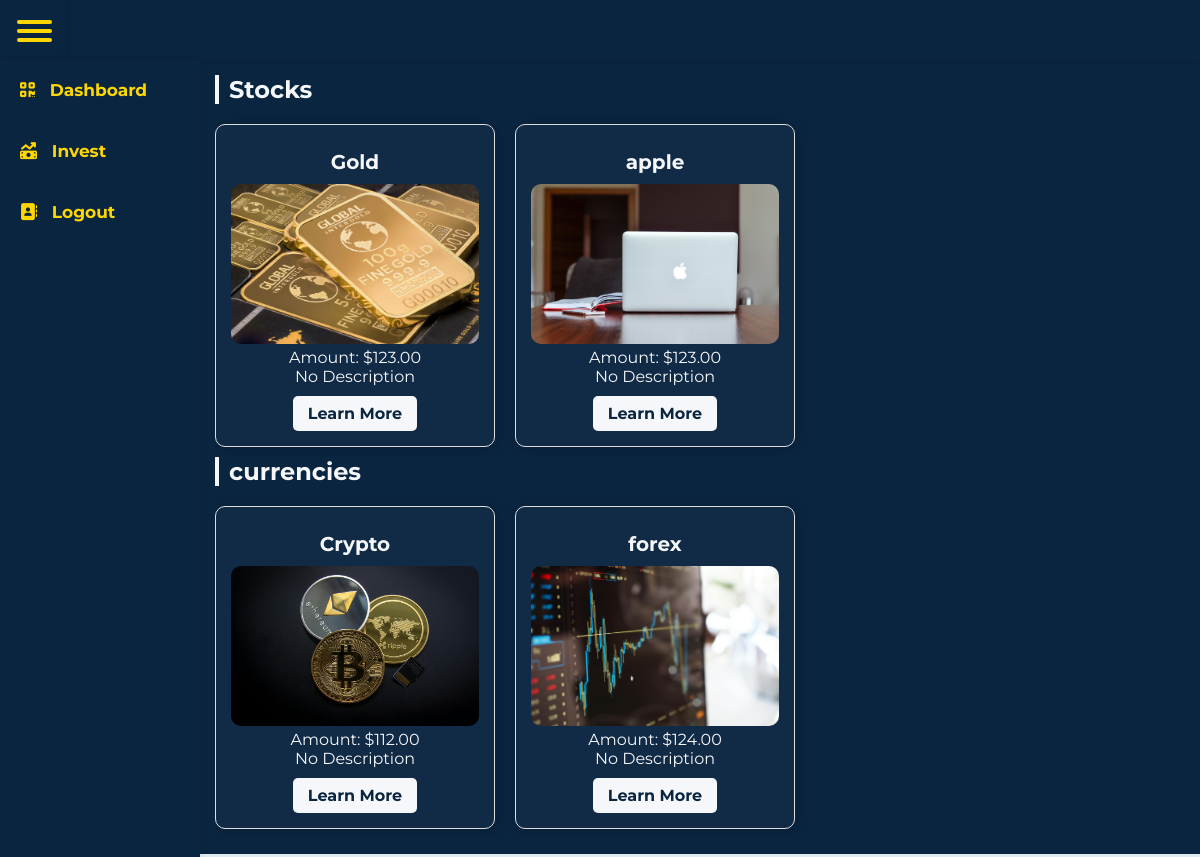
Page /investments/ on the committed database.
### invest/models.py (models this page shows, shortened)
class Category(models.Model):
    name = models.CharField(max_length=100)
    description = models.TextField()

class Investment(models.Model):
    user = models.ForeignKey(User, on_delete=models.CASCADE)
    category = models.ForeignKey(Category, on_delete=models.CASCADE, default=1)
    name = models.CharField(max_length=50)
    amount = models.DecimalField(max_digits=10, decimal_places=2)
    description = models.TextField(default="No Description")
    date = models.DateTimeField(auto_now_add=True)
    image = models.ImageField(upload_to='investments/', default='default.jpg')

### invest/views.py (the view)
# urls.py: path('investments/', views.investments, name='investments'),
def investments(request):
    categories = Category.objects.all()
    investments = Investment.objects.all()
    return render(request, 'investments.html', {'categories': categories, 'investments': investments} )

### invest/templates/investments.html (shortened to what this page needs)
{% extends 'base.html' %}
{% load static %}
{% block content %}
<!DOCTYPE html>
<html lang="en">
<head>
    <link rel="stylesheet" href="https://cdnjs.cloudflare.com/ajax/libs/font-awesome/6.4.2/css/all.min.css">
</head>
<body>
    <div>
        {% for category in categories %}
            <h2>{{ category.name }}</h2>
            <div class="carousel">
                <div class="carousel-track">
                    {% for investment in investments %}
                        {% if investment.category == category %}
                            <div class="card">
                                <h3>{{ investment.name }}</h3>
                                <img src="{{ investment.image.url }}" alt="{{ investment.name }}">
                                <p>Amount: ${{ investment.amount }}</p>
                                <p>{{ investment.description|truncatewords:8 }}</p>
                                <a href="{% url 'investment_detail' investment.id %}" class="btn">Learn More</a>
                            </div>
                        {% endif %}
                    {% endfor %}
                </div>
            </div>
        {% endfor %}
    </div>
</body>
</html>
{% endblock %}

### invest/templates/base.html (style rules this page uses)
* { margin : 0; list-style: none; padding: 0; text-decoration: none; box-sizing: border-box; font-family: 'Montserrat', sans-serif; }
body { background: #e1ecf2; }

### invest/templates/investments.html (style rules this page uses)
h2 { color: #F5F7FA; font-size: 24px; margin-bottom: 10px; border-left: 4px solid #F5F7FA; padding-left: 10px; }
.card { border: 1px solid #ddd; border-radius: 10px; padding: 15px; width: 280px; text-align: center; box-shadow: 2px 2px 15px rgba(0, 0, 0, 0.15); background-color: #112A45; color: #F5F7FA; transition: transform 0.3s ease-in-out; }
.card img { width: 100%; height: 160px; object-fit: cover; border-radius: 10px; }
.card h3 { font-size: 20px; margin: 10px 0; }
.btn { display: inline-block; padding: 8px 15px; margin-top: 10px; color: #0A2540; background-color: #F5F7FA; text-decoration: none; border-radius: 5px; font-weight: bold; transition: background-color 0.3s ease-in-out; }
.carousel { display: flex; align-items: center; position: relative; overflow-x: hidden; padding: 10px 0; }
.carousel-track { display: flex; gap: 20px; transition: transform 0.5s ease-in-out; }

### rows in the picture
Category: name "Stocks"
Investment: name "Gold", image (picture), amount "123.00", description "No Description"
Investment: name "apple", image (picture), amount "123.00", description "No Description"
Category: name "currencies"
Investment: name "Crypto", image (picture), amount "112.00", description "No Description"
Investment: name "forex", image (picture), amount "124.00", description "No Description"
